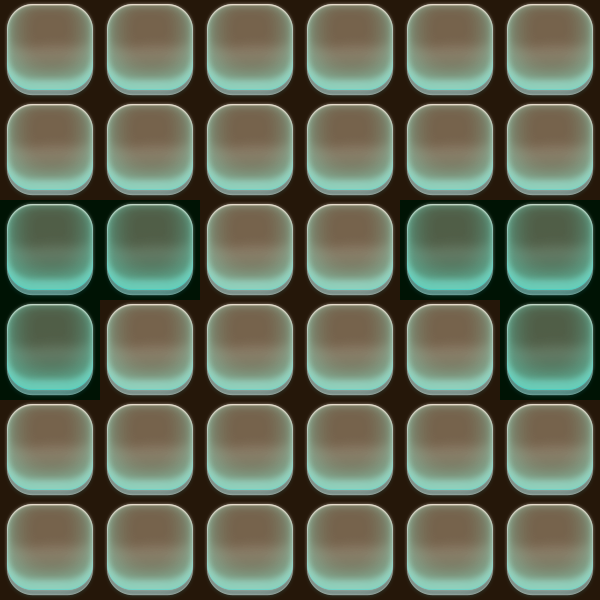

A level layout from a 2D game, rendered from its tile map. Below: a short description, then the map file with tile-grid data replaced by summaries:
An orthogonal 6x6 tile map with 100x100 px tiles, 2 tile layers (map, type), 2 tilesets.

<map version="1.0" orientation="orthogonal" renderorder="right-down" width="6" height="6" tilewidth="100" tileheight="100" nextobjectid="1">
 <tileset firstgid="1" name="bg_kuang" tilewidth="100" tileheight="100" tilecount="1">
  <image source="bg_kuang.png" width="100" height="100" />
 </tileset>
 <tileset firstgid="2" name="type5" tilewidth="100" tileheight="100" tilecount="5">
  <image source="type5.png" width="500" height="100" />
  <tile id="0">
   <properties>
    <property name="type" value="1" />
   </properties>
  </tile>
  <tile id="1">
   <properties>
    <property name="type" value="5" />
   </properties>
  </tile>
  <tile id="2">
   <properties>
    <property name="type" value="6" />
   </properties>
  </tile>
 </tileset>
 <layer name="map" width="6" height="6">
  <data>[36 cells, 36 non-empty, 1 distinct tile ids]</data>
 </layer>
 <layer name="type" width="6" height="6">
  <data>[36 cells, 36 non-empty, 2 distinct tile ids]</data>
 </layer>
</map>
